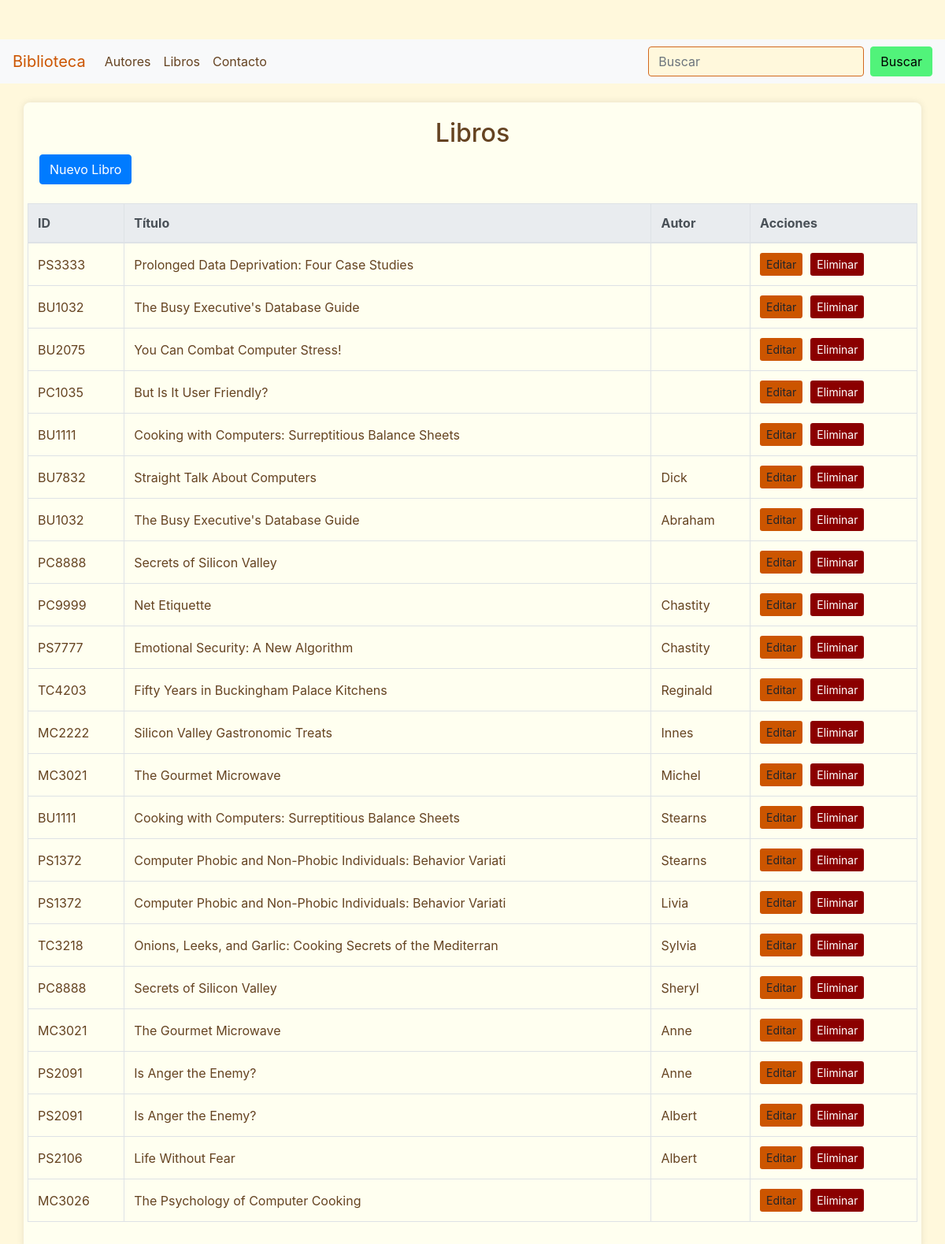
Screenshot of /libro/listar.php with the database file from the repository.
### tables this page shows
CREATE TABLE `titulos` (
  `id_titulo` varchar(6) NOT NULL,
  `titulo` varchar(60) NOT NULL,
  `tipo` varchar(15) NOT NULL,
  `id_pub` varchar(4) NOT NULL,
  `precio` double DEFAULT NULL,
  `avance` double DEFAULT NULL,
  `total_ventas` int(11) DEFAULT NULL,
  `notas` varchar(255) NOT NULL,
  `fecha_pub` datetime NOT NULL,
  `contrato` varchar(1) NOT NULL
);

CREATE TABLE `autores` (
  `id_autor` varchar(11) NOT NULL,
  `apellido` varchar(15) NOT NULL,
  `nombre` varchar(15) NOT NULL,
  `telefono` varchar(12) NOT NULL,
  `direccion` varchar(20) NOT NULL,
  `ciudad` varchar(15) NOT NULL,
  `estado` varchar(2) NOT NULL,
  `pais` varchar(3) NOT NULL,
  `cod_postal` int(5) NOT NULL
);

### libro/listar.php (the view, shortened to what this page needs)
<?php include('../config.php'); ?>
<!DOCTYPE html>
<html lang="en">
<head>
    <link href="https://maxcdn.bootstrapcdn.com/bootstrap/4.0.0/css/bootstrap.min.css" rel="stylesheet">
    <link href="../css/style.css" rel="stylesheet">
</head>
<body>
<nav class="navbar navbar-expand-lg navbar-light bg-light">
    <a class="navbar-brand" href="/biblioteca/index.php">Biblioteca</a>
    <div class="collapse navbar-collapse">
        <ul class="navbar-nav mr-auto">
            <li class="nav-item">
                <a class="nav-link" href="/biblioteca/autor/listar.php">Autores</a>
            </li>
            <li class="nav-item">
                <a class="nav-link" href="/biblioteca/libro/listar.php">Libros</a>
            </li>
            <li class="nav-item">
                <a class="nav-link" href="/biblioteca/contacto.php">Contacto</a>
            </li>
        </ul>
        <form class="form-inline my-2 my-lg-0" id="search-form">
            <input class="form-control mr-sm-2" type="search" placeholder="Buscar" id="search-input" aria-label="Buscar">
            <button class="btn btn-outline-success my-2 my-sm-0" type="submit">Buscar</button>
        </form>
    </div>
</nav>
<div class="container mt-4">
    <h2 class="text-center">Libros</h2>
    <a href="crear.php" class="btn btn-primary mb-4">Nuevo Libro</a>
    <div class="row">
        <?php
        $result = $conn->query("SELECT titulos.id_titulo, titulos.titulo, autores.nombre AS autor
                                FROM titulos
                                LEFT JOIN titulo_autor ON titulos.id_titulo = titulo_autor.id_titulo
                                LEFT JOIN autores ON titulo_autor.id_autor = autores.id_autor");
        if ($result->num_rows > 0) {
            echo "<table class='table table-bordered'>";
            echo "<thead class='thead-light'><tr><th>ID</th><th>Título</th><th>Autor</th><th>Acciones</th></tr></thead>";
            echo "<tbody>";
            while ($row = $result->fetch_assoc()) {
                echo "<tr>";
                echo "<td>{$row['id_titulo']}</td>";
                echo "<td class='titulo'>{$row['titulo']}</td>";
                echo "<td class='autor'>{$row['autor']}</td>";
                echo "<td>
                        <div class='btn-group-custom'>
                            <a href='editar.php?id={$row['id_titulo']}' class='btn btn-warning btn-sm btn-editar'>Editar</a>
                            <a href='eliminar.php?id={$row['id_titulo']}' class='btn btn-danger btn-sm btn-eliminar'>Eliminar</a>
                        </div>
                      </td>";
                echo "</tr>";
            }
            echo "</tbody>";
            echo "</table>";
        } else {
            echo "<p class='text-center'>No se encontraron libros.</p>";
        }
        ?>
    </div>
</div>
</body>
</html>

### css/style.css (style rules this page uses)
body { background-color: #FFF8DC; color: #654321; padding-top: 50px; }
.navbar { margin-bottom: 20px; }
.navbar-brand { color: #CC5500 !important; }
.navbar-nav .nav-link { color: #654321 !important; }
.container { background-color: #FFFFF0; padding: 20px; border-radius: 8px; box-shadow: 0 0 10px rgba(0, 0, 0, 0.1); }
.btn-warning { background-color: #CC5500; border: none; }
.btn-danger { background-color: #8B0000; border: none; }
.btn-outline-success { color: #000000; border-color: #51f37a; background-color:#51f37a; }
form { margin-top: 20px; }
.form-control { border: 1px solid #D2691E; background-color: #FFF8DC; }
.table td { vertical-align: middle; }
.btn-group-custom { display: flex; gap: 10px; }

### rows the page displays
titulos: id_titulo "PS3333", titulo "Prolonged Data Deprivation: Four Case Studies"
titulos: id_titulo "BU1032", titulo "The Busy Executive's Database Guide", autores.nombre "Abraham"
titulos: id_titulo "BU2075", titulo "You Can Combat Computer Stress!"
titulos: id_titulo "PC1035", titulo "But Is It User Friendly?"
titulos: id_titulo "BU1111", titulo "Cooking with Computers: Surreptitious Balance Sheets", autores.nombre "Stearns"
titulos: id_titulo "BU7832", titulo "Straight Talk About Computers", autores.nombre "Dick"
titulos: id_titulo "PC8888", titulo "Secrets of Silicon Valley", autores.nombre "Sheryl"
titulos: id_titulo "PC9999", titulo "Net Etiquette", autores.nombre "Chastity"
titulos: id_titulo "PS7777", titulo "Emotional Security: A New Algorithm", autores.nombre "Chastity"
titulos: id_titulo "TC4203", titulo "Fifty Years in Buckingham Palace Kitchens", autores.nombre "Reginald"
titulos: id_titulo "MC2222", titulo "Silicon Valley Gastronomic Treats", autores.nombre "Innes"
titulos: id_titulo "MC3021", titulo "The Gourmet Microwave", autores.nombre "Michel", autores.nombre "Anne"
titulos: id_titulo "PS1372", titulo "Computer Phobic and Non-Phobic Individuals: Behavior Variati", autores.nombre "Stearns", autores.nombre "Livia"
titulos: id_titulo "TC3218", titulo "Onions, Leeks, and Garlic: Cooking Secrets of the Mediterran", autores.nombre "Sylvia"
titulos: id_titulo "PS2091", titulo "Is Anger the Enemy?", autores.nombre "Anne", autores.nombre "Albert"
titulos: id_titulo "PS2106", titulo "Life Without Fear", autores.nombre "Albert"
titulos: id_titulo "MC3026", titulo "The Psychology of Computer Cooking"
